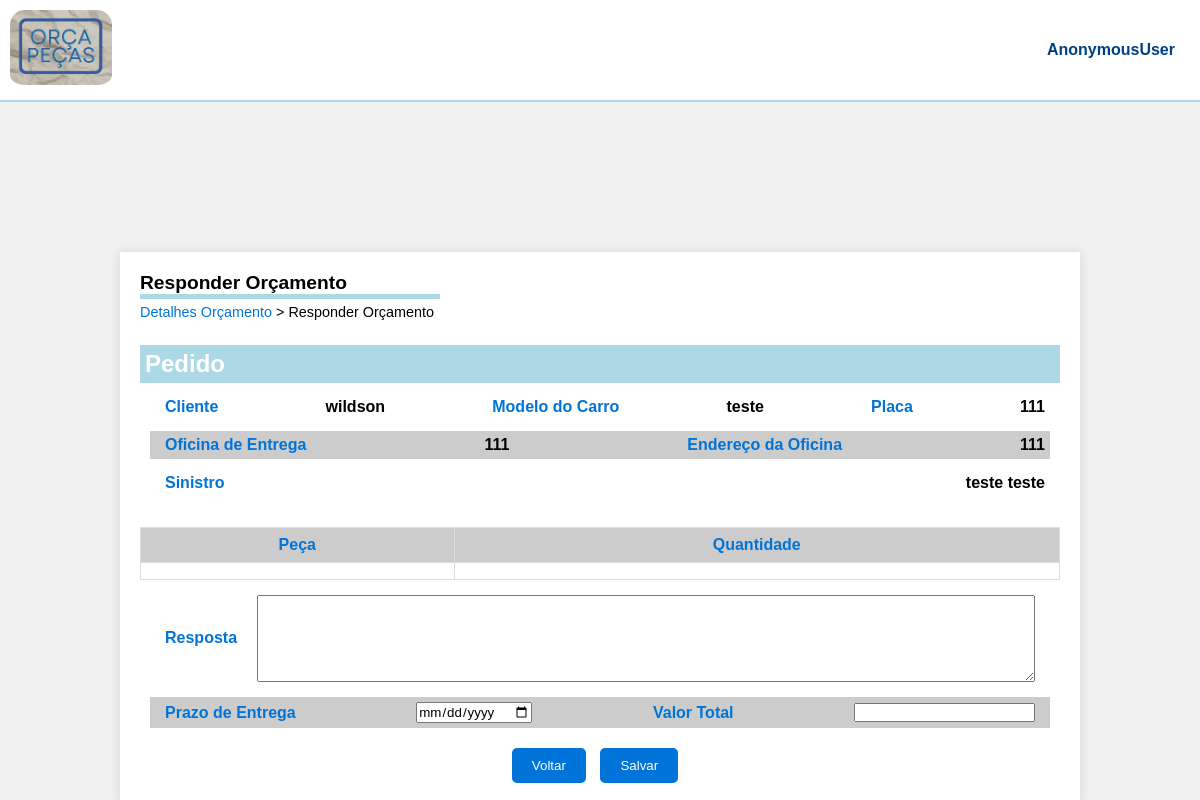
The app's page /orcamento/16 with its own data.
### orcaPecas/models.py (models this page shows, shortened)
class Orcamento(models.Model):
    criador = models.ForeignKey(User, on_delete=models.CASCADE)
    nome = models.CharField(max_length=100)
    modelo = models.CharField(max_length=100)
    placa = models.CharField(max_length=100)
    data_criacao = models.DateTimeField(auto_now_add=True)
    oficina_entrega_nome = models.CharField(max_length=100)
    oficina_entrega_endereco = models.TextField()
    status = models.CharField(max_length=27, default='Pendente')
    comentarios_cliente = models.TextField(blank=True, null=True)
    comentarios_fornecedor = models.TextField(blank=True, null=True)
    prazo_entrega = models.DateField(blank=True, null=True)
    valor_total = models.DecimalField(max_digits=10, decimal_places=2, blank=True, null=True)
    itens_orcamento = models.JSONField(default=list)

### orcaPecas/views.py (the view)
# urls.py: path('orcamento/<int:id>', views.orcamento, name='orcamento'),
def orcamento(request, id):
    detalhes = Orcamento.objects.get(id=id)
    if request.method == "POST":
        resposta = request.POST['resposta']
        prazo = request.POST['prazo_entrega']
        valor = request.POST['valor_total']
        status = "aguardando_resposta_cliente"
        detalhes.comentarios_fornecedor = resposta
        detalhes.prazo_entrega = prazo
        detalhes.valor_total = valor
        detalhes.status = status
        detalhes.save()
        return exibir_orcamento(request)
    else:
        return render(request, 'pages/orcamento.html', {'detalhe': detalhes})

### orcaPecas/templates/pages/orcamento.html (shortened to what this page needs)
{% load static %}
<!DOCTYPE html>
<html lang="en">
  <head>
    <link rel="stylesheet" href="{% static 'css/responder_orcamento.css' %}" />
  </head>
  <body>
    <header>
      <img src="{% static 'images/logoOrcaPecas.PNG' %}" alt="Logo" />
      <span class="user-name">{{ user }}</span>
    </header>
    <main>
      <div class="container">
      <div class="page-title-container">
        <h1 class="page-title">Responder Orçamento</h1>
        <div class="breadcrumb">
          <a href="{% url 'orcamento_detalhes' %}">Detalhes Orçamento</a> > <span>Responder Orçamento</span>
        </div>
      </div>
      <form id="orcamento-form" method="POST">
        <div class="form-container">
          <h2>Pedido</h2>
          <div class="form-section">
            <label for="cliente">Cliente</label>
            <span>{{detalhe.nome}}</span>
            <label for="modelo">Modelo do Carro</label>
            <span>{{detalhe.modelo}}</span>
            <label for="placa">Placa</label>
            <span>{{detalhe.placa}}</span>
          </div>
          <div class="form-section oficina">
            <label for="oficina">Oficina de Entrega</label>
            <span>{{detalhe.oficina_entrega_nome}}</span>
            <label for="endereco">Endereço da Oficina</label>
            <span>{{detalhe.oficina_entrega_endereco}}</span>
          </div>
          <div class="form-section">
            <label for="sinistro">Sinistro</label>
            <span>{{detalhe.comentarios_cliente}}</span>
          </div>
        </div>
        <div class="table">
          <table>
            <thead>
              <tr>
                <th>Peça</th>
                <th>Quantidade</th>
              </tr>
            </thead>
            <tbody id="itemsBody">
                <td>
                </td>
                <td>
                </td>
            </tbody>
          </table>
        </div>
        <div class="form-section">
            <label for="resposta">Resposta</label>
            <textarea
              name="resposta"
              id="resposta"
              cols="30"
              rows="5"
              required
            ></textarea>
        </div>
        <div class="form-section oficina">
            <label for="prazo_entrega">Prazo de Entrega</label>
            <input type="date" name="prazo_entrega" id="prazo_entrega" required/>
            <label for="valor_total">Valor Total</label>
            <input type="number" name="valor_total" id="valor_total" required/>
        </div>
        <div class="buttons">
          <button
            type="button"
            class="btn-back"
            onclick="history.back(); return false;"
          >
            Voltar
          </button>
          <button type="submit" class="btn-save">Salvar</button>
        </div>
      </form>
    </div>
    </main>
  </body>
</html>

### templates/static/css/responder_orcamento.css (style rules this page uses)
* { margin: 0; padding: 0; box-sizing: border-box; font-family: Arial, Helvetica, sans-serif; }
span { font-family: Arial, Helvetica, sans-serif; color: black; }
main { display: flex; flex-direction: column; justify-content: center; align-items: center; }
header { display: flex; justify-content: space-between; align-items: center; background-color: white; border-bottom: 2px solid #add8e6; padding: 10px; margin-bottom: 150px; }
header img { max-height: 80px; padding-bottom: 5px; border-radius: 15px; }
body { background-color: #f0f0f0; }
.container { width: 80%; max-height: 750px; margin: auto; padding: 20px; background-color: #fff; box-shadow: 0 0 10px rgba(0, 0, 0, 0.1); }
.page-title-container { width: 100%; margin-bottom: 20px; padding-bottom: 5px; display: flex; flex-direction: column; align-items: flex-start; }
.page-title-container h1 { border-bottom: 5px solid #add8e6; width: 300px; }
.page-title { font-size: 1.2rem; margin-bottom: 5px; }
.breadcrumb { font-size: 0.9rem; }
.breadcrumb a { color: #0074d9; text-decoration: none; }
.form-container { width: 100%; overflow-x: auto; margin-bottom: 20px; }
.form-container h2 { color: #fff; background-color: #add8e6; padding: 5px; }
.form-section { padding: 5px; margin: 10px; color: #0074d9; font-weight: bold; display: flex; justify-content: space-between; align-items: center; }
.form-section.oficina { background-color: #ccc; align-items: center; }
.form-section input, .form-section label { margin: 0 10px; }
.form-section textarea { width: 100%; height: 100%; padding: 5px; margin: 0 10px; }
.buttons { text-align: center; margin-top: 20px; }
.buttons button, .btn-add { padding: 10px 20px; background-color: #0074d9; color: #fff; border: none; border-radius: 5px; cursor: pointer; margin-right: 10px; }
.table { margin-top: 20px; overflow-x: auto; max-height: 200px; }
table { width: 100%; border-collapse: collapse; }
table, th, td { border: 1px solid #ddd; }
th, td { padding: 8px; text-align: center; }
th { background-color: #ccc; color: #0074d9; font-weight: bold; }
.user-name { margin-right: 15px; font-weight: bold; color: #004080; }

### records on screen
Orcamento: nome "wildson", modelo "teste", placa "111", oficina_entrega_nome "111", oficina_entrega_endereco "111", comentarios_cliente "teste teste"

### other values on screen
{{ user }} "AnonymousUser"
